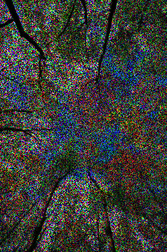
#> input picture data/C.png, 167 x 252 px, shrunk from 266 x 402 before the run; its folder holds 4 pictures in this run
$ python PR16_2.py   (Python 2 division)   (older library calls are emulated)
#> lines starting #> are read from the running program, lines starting #| are printed output that depends on the picture
import numpy as np
from scipy.misc import imread, imresize, imsave
import scipy.stats as stats
import matplotlib.pyplot as plt
import h5py

normpdf = stats.norm.pdf
norm = np.linalg.norm
pinv = np.linalg.pinv
dot = np.dot
t = np.transpose
mulpdf = stats.multivariate_normal

# A:(408, 306)
# B:(372, 299, 3)
# C:(402, 266, 3)
# adjust based on 10
# https://docs.scipy.org/doc/scipy/reference/generated/scipy.stats.multivariate_normal.html#scipy.stats.multivariate_normal
# http://blog.csdn.net/pipisorry/article/details/49515215

def im2double(im): #transform the value of RBG to ratio(float)
    info = np.iinfo(im.dtype)
    return im.astype(np.double) / info.max

def imwrite(im, filename):
    img = np.copy(im)
    img = img.squeeze()
    if img.dtype==np.double:
        #img = np.array(img*255, dtype=np.uint8)
        img = img * np.iinfo(np.uint8).max
        img = img.astype(np.uint8)
    imsave(filename, img)


samples = {'C':0.6}
for testName, noiseRatio in samples.iteritems():

    corrImg = im2double(imread('data/'+testName+'.png'))

    if len(corrImg.shape) == 2:
        corrImg = corrImg[:, :, np.newaxis]
    rows, cols, channels = corrImg.shape
#> rows = 252; cols = 167; channels = 3

    noiseMask = np.array(corrImg!=0, dtype='double') # restore the moiseMask
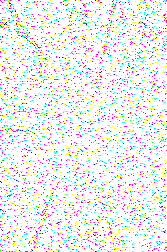
#> noiseMask: shape (252, 167, 3) float64; mean of channels 0, 1, 2 0.946, 0.947, 0.944; drawn as R, G, B

    ## standardize the corrupted image
    minX = np.min(corrImg)
#> minX = 0
    maxX = np.max(corrImg)
#> maxX = 1
    corrImg = (corrImg - minX)/(maxX-minX) # adjust the value of element to the ratio of the orignal ratio based on max ratio

    ## ======================learn the coefficents in regression function======================
    # In this section, we use gaussian kernels as the basis functions. And we
    # do regression analysis each row at a time.
    rowside=16
    colside=16
    myrow=rowside*2+1
    mycol=colside*2+1

    funRowNum = 32
    funColNum = 32
    basisNum = funRowNum*funColNum+1 # number of basis functions

    sigma = [[0.01, 0],
             [0, 0.01]]  # standard deviation
    sigma = (basisNum-1) * [sigma]
    Phi_sigma = np.array(sigma)# set the standard deviation to the same value for brevity basisNum*2*2

    rowarray = np.linspace(1, myrow, funRowNum + 1) / myrow
    colarray = np.linspace(1, mycol, funColNum + 1) / mycol
    Phi_mu = np.zeros((funRowNum, funColNum, 2))

    for i in xrange(0, funRowNum):
        for j in xrange(0, funColNum):
            Phi_mu[i,j] = [rowarray[i], colarray[j]] # mean value of each basis function, divide 1 into baisiNum parts, each ele is the upper-value

    Phi_mu = Phi_mu.reshape((funRowNum*funColNum,2))
    resImg = np.copy(corrImg)
    print "Phi_mu: ",Phi_mu.shape
    print "Phi_sigma: ",Phi_sigma.shape

    ## use pixel index as the independent variable in the regression function
    x=np.zeros((myrow,mycol,2))
    for i in xrange(0,myrow):
        for j in xrange(0,mycol):
            x[i,j]=[(1.0*i)/(myrow-1),(1.0*j)/(mycol-1)] # divide 1 into clos-1 parts, and each element stand for the vlaue of segmentation
    x = x.reshape((myrow*mycol,2))
    print "x: ",x.shape

    myposition=np.array([(1.0*rowside)/(myrow-1),(1.0*colside)/(mycol-1)])

    mypdf=[]
    mypdf.append(None)
    for couf in xrange(1,basisNum):
        mypdf.append(mulpdf(Phi_mu[couf - 1], Phi_sigma[couf - 1]))


    for i in xrange(0,rows):
        for j in xrange(0,cols):
            for k in xrange(0,channels):
                if corrImg[(i,j,k)]!=0 or (i*cols+j)<63904:
                    continue
                else:
                    feild=np.zeros((myrow,mycol))
                    # [4 lines of commented-out code are left out]
                    for cour in xrange(-rowside,rowside+1):
                        for couc in xrange(-colside,colside+1):
                            if( 0<=(i+cour)<rows and 0<=(j+couc)<cols):
                                feild[rowside+cour,colside+couc]=corrImg[i+cour,j+couc,k]

                    misMat = feild == 0
                    misNum = sum(sum(misMat))
                    ddMat = feild > 0
                    ddMat=ddMat.flatten()
                    ddNum = sum(ddMat)

                    ## compute the coefficients
                    phi = np.hstack((np.ones((ddNum, 1)), np.zeros((ddNum, basisNum - 1))))  # the dimension is the normal pixel * number of function
                    for couf in range(1, basisNum):  # 1-49
                        phi[:, couf] = mypdf[couf].pdf(x[(ddMat)]) * 2 * np.pi * np.sqrt(np.linalg.det(Phi_sigma[couf - 1]))
                    # print dot(t(phi), phi)
                    # print pinv(dot(t(phi), phi))
                    w = dot(dot(pinv(dot(t(phi), phi)), t(phi)), feild.flatten()[ddMat.flatten()])

                    ## restore the missing values
                    phi1=np.hstack((np.ones((1)) , np.zeros((basisNum-1))))
                    for couf in xrange(1,basisNum):
                        phi1[couf] = mypdf[couf].pdf(myposition) * 2 * np.pi * np.sqrt(np.linalg.det(Phi_sigma[couf - 1]))

                    resImg[i,j,k]=dot(phi1,w)

                    print "pixel: ",i*cols+j," k: ",k

    resImg = np.minimum(resImg, 1)
    resImg = np.maximum(resImg, 0)

    if corrImg.shape[2] == 1: # grayscale image
        corrImg = corrImg.squeeze()
        resImg = resImg.squeeze()

    # [15 lines of commented-out code are left out]

    prefix = 'result16/%s_%.1f_%d'%(testName, noiseRatio, basisNum)

    ## store figure
    imwrite(resImg, 'data/'+prefix+'.png')
#> in imwrite, img is the input picture: shape (252, 167, 3); mean R, G, B 58.1, 60.1, 56.1
